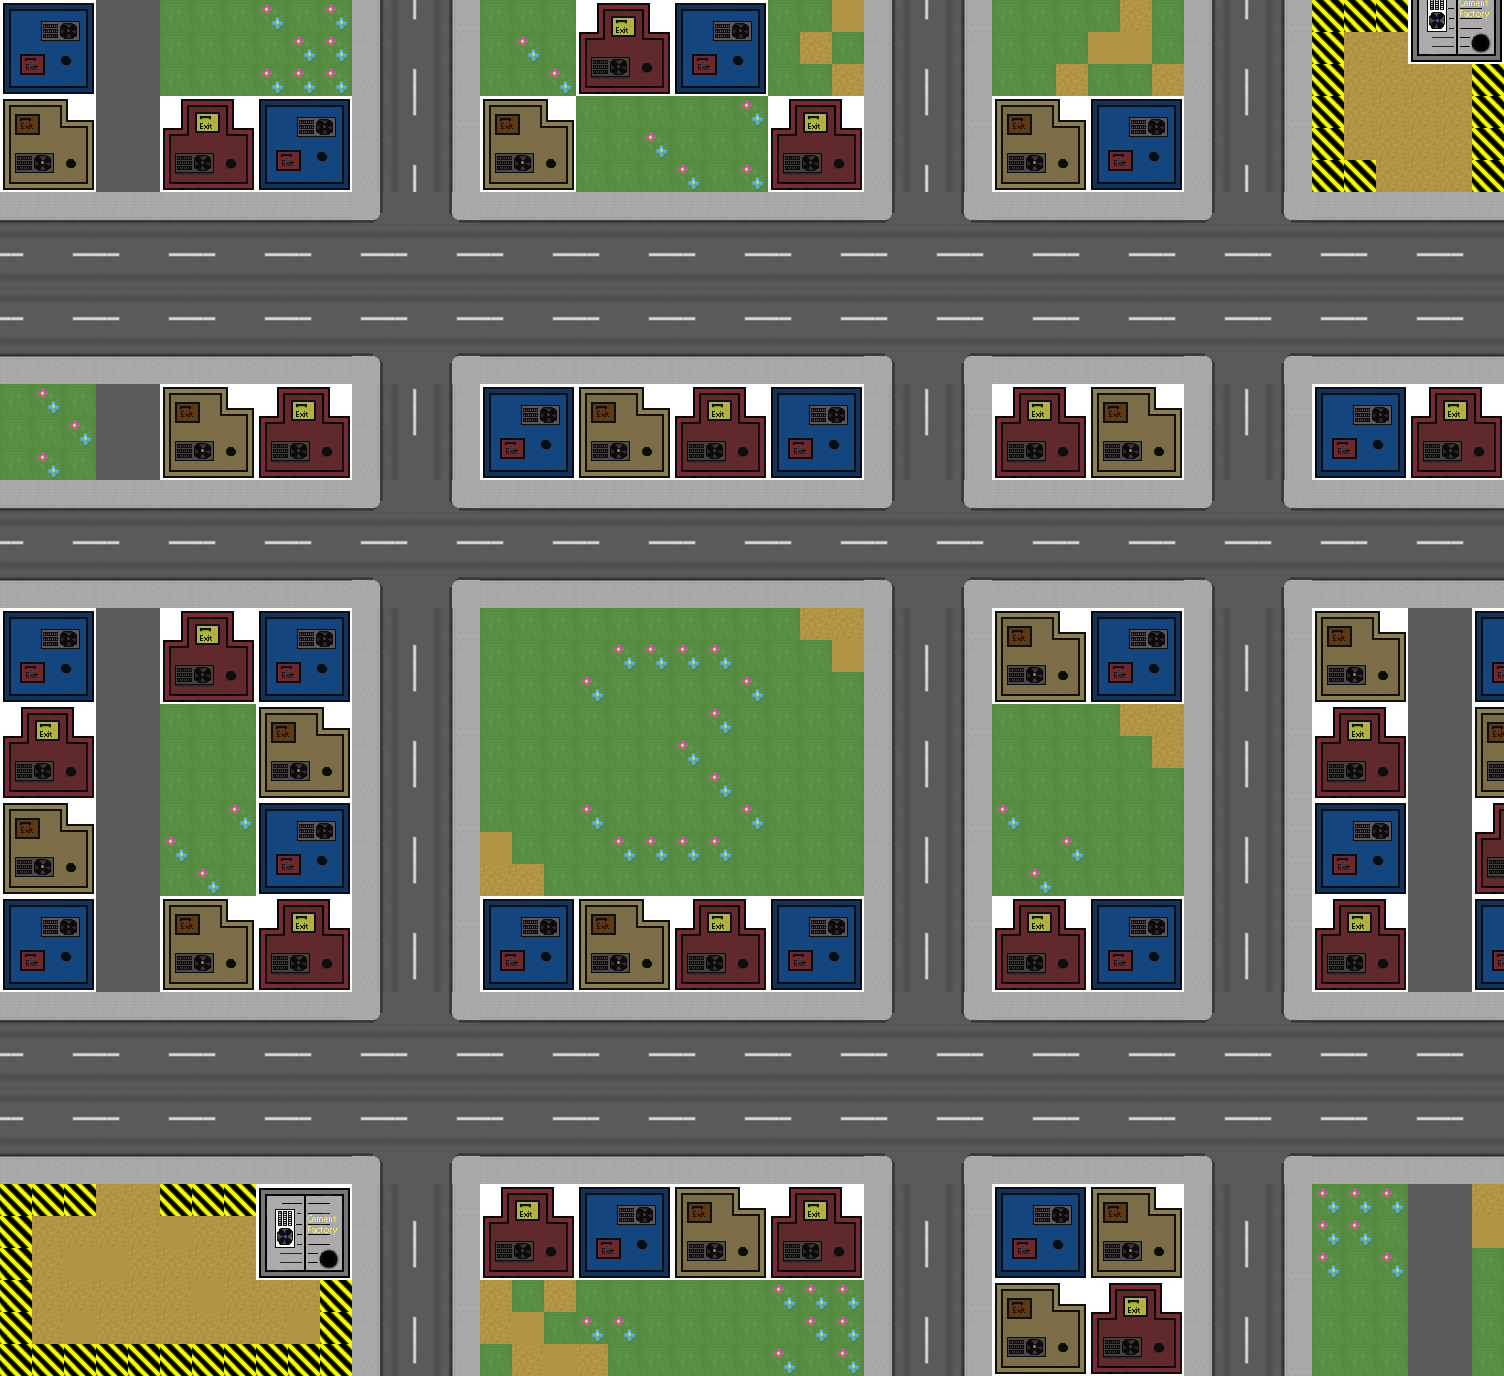

Below is a game level as drawn by its tile map, then a one-line description and the .tmx that defines it (tile-layer data replaced by summaries):
An orthogonal 47x43 tile map with 32x32 px tiles, 3 tile layers (Background, Roads, Buildings).

<map version="1.0" orientation="orthogonal" renderorder="right-down" width="47" height="43" tilewidth="32" tileheight="32" nextobjectid="1">
 <tileset firstgid="1" name="Tilesheet" tilewidth="32" tileheight="32" tilecount="96" columns="12">
  <image source="Tilesheet.png" width="384" height="256" />
 </tileset>
 <layer name="Background" width="47" height="43">
  <data>[2021 cells, 2021 non-empty, 1 distinct tile ids]</data>
 </layer>
 <layer name="Roads" width="47" height="43">
  <data>[2021 cells, 1508 non-empty, 33 distinct tile ids]</data>
 </layer>
 <layer name="Buildings" width="47" height="43">
  <data>[2021 cells, 513 non-empty, 37 distinct tile ids]</data>
 </layer>
</map>